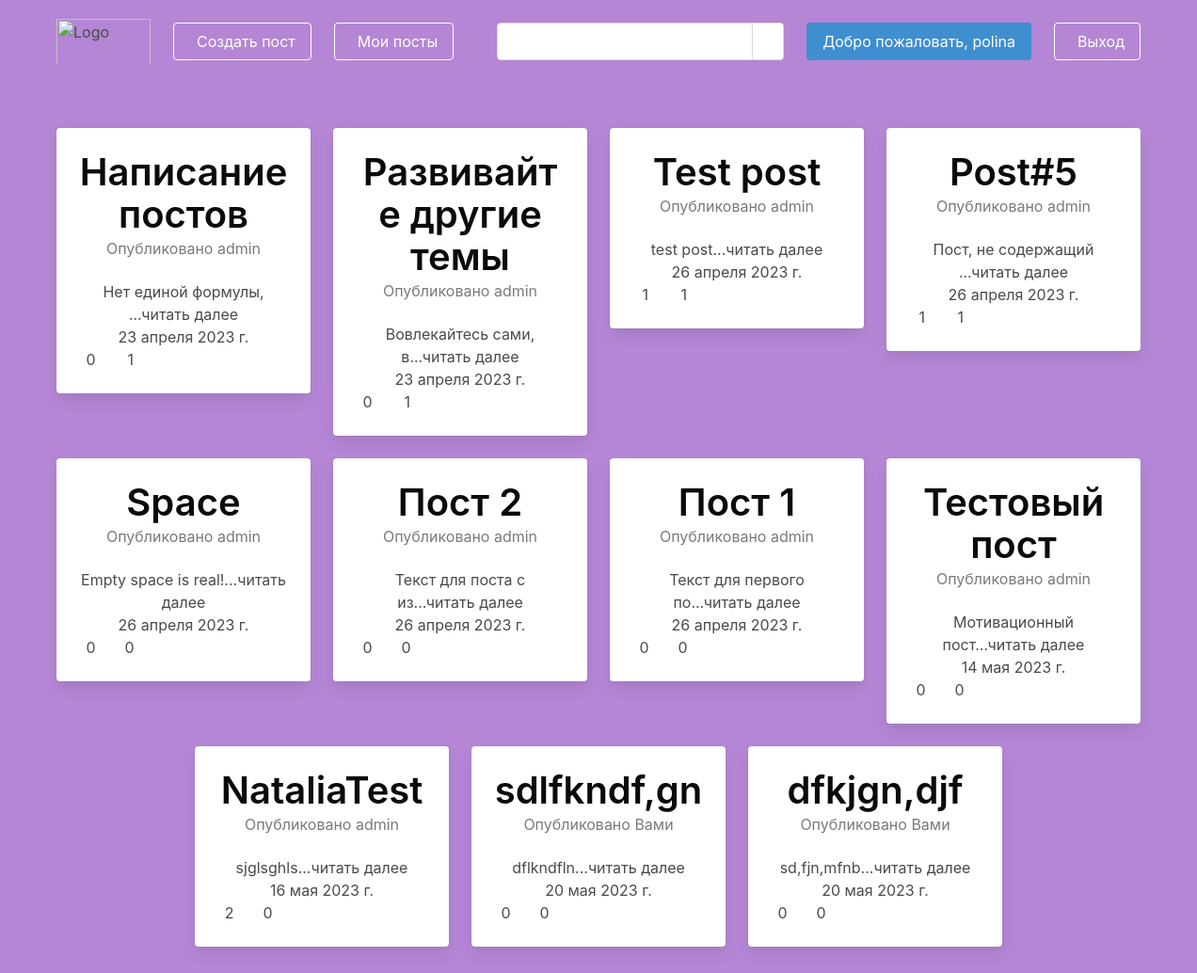
The app's page /blog/home/ (signed in) with its own data.
### blog/models.py (models this page shows)
class Post(models.Model):
    title = models.CharField(max_length=255)
    text = models.TextField()
    slug = models.SlugField(unique=True)
    date = models.DateField(auto_now=True)
    author = models.ForeignKey(User, on_delete=models.CASCADE)
    image = models.ImageField(default='image.jpg', blank=True)
    likes = models.ManyToManyField(User, related_name='likes')
    dislikes = models.ManyToManyField(User, related_name='dislikes')
    def __str__(self):
        return self.title
    def snippet(self):
        return self.text[:20] + '...читать далее'
    def likes_counter(self):
        return self.likes.count()
    def dislikes_counter(self):
        return self.dislikes.count()

### blog/views.py (the view)
# urls.py: path('home/', views.home, name='home'),
@login_required(login_url='/users/log_in')
def home(request):
    search = request.GET.get('search')
    posts = Post.objects.all()  # запрос в базу данных
    if search:
        posts = Post.objects.filter(Q(title__icontains=search) | Q(text__icontains=search))
    return render(request, 'home.html', {'posts': posts})  # отправка в html

### blog/templates/home.html (shortened to what this page needs)
{% extends 'base_layout.html' %}
{% load static from static %}
{% block content %}
<div class="container">
    <div class="columns is-centered is-multiline">
        {% for post in posts %}
        <div class="column is-3">
            <a href="{% url 'blog:post' post.slug %}">
                <div class="card has-text-centered">
                    <div class="card-content">
                        <div class="media">
                            <div class="media-content">
                                <div class="title has-text-black is-2">
                                    {{post}}
                                </div>
                                <div class="subtitle is-6 has-text-grey">
                                    {% if user == post.author %}
                                    Опубликовано Вами
                                    {% else %}
                                    Опубликовано {{ post.author }}
                                    {% endif %}
                                </div>
                            </div>
                        </div>
                        <div class="content">
                            {{post.snippet}}
                            <br>
                            <div>{{post.date}}</div>
                            <div class="columns">
                                <div class="column is-2">
                                    <div class="columns is-gapless is-flex is-justify-content-center is-align-items-center">
                                        <div class="column">
                                            <span class="ml-2">{{post.likes_counter}}</span>
                                        </div>
                                    </div>
                                </div>
                                <div class="column is-2">
                                    <div class="columns is-gapless is-flex is-justify-content-center is-align-items-center">
                                        <div class="column">
                                            <span class="ml-2">{{post.dislikes_counter}}</span>
                                        </div>
                                    </div>
                                </div>
                            </div>
                        </div>
                    </div>
                </div>
            </a>
        </div>
        {% endfor %}
    </div>
</div>
{% endblock %}

### blog/templates/base_layout.html (shortened to what this page needs)
{% load static from static %}
<html lang="en">
<head>
    <link rel="stylesheet" href="{% static 'bulma.css' %}">
    <link rel="stylesheet" href="{% static 'style.css' %}">
</head>
<body>
<section class="hero is-fullheight" style="background-color: #b486d5">
    {% if user.is_authenticated %}
    <div class="hero-head">
        <nav class="navbar">
            <div class="container">
                <div class="navbar-brand">
                    <a class="navbar-item" href="{% url 'blog:home' %}">
                        <img src="https://svgsilh.com/svg_v2/606684.svg" alt="Logo"
                             style="height: 50px; width: 100px; max-height: 3rem">
                    </a>
                </div>
                <div id="navbarMenuHeroA" class="navbar-menu">
                    <div class="navbar-start">
                        <span class="navbar-item">
                            <a href="{% url 'blog:create' %}" class="button is-info is-outlined is-inverted">
                                <span class="content">Создать пост</span>
                            </a>
                        </span>
                        <span class="navbar-item">
                            <a href="{% url 'blog:myposts' %}" class="button is-info is-outlined is-inverted">
                                <span class="content">Мои посты</span>
                            </a>
                        </span>
                    </div>
                    <div class="navbar-end">
                        <span class="navbar-item">
                            <form method="get" class="mt-4">
                                <div class="field has-addons">
                                    <div class="control">
                                        <input type="search" name="search" class="input">
                                    </div>
                                    <div class="control">
                                        <button type="submit" class="button">
                                        </button>
                                    </div>
                                </div>
                            </form>
                        </span>
                        <span class="navbar-item">
                            <a href="" class="button is-info">
                            Добро пожаловать, {{ request.user }}
                            </a>
                        </span>
                        <span class="navbar-item">
                              <a href="{% url 'users:log_out' %}" class="button is-info is-outlined is-inverted">
                                  <span class="content">Выход</span>
                              </a>
                        </span>
                    </div>
                </div>
            </div>
        </nav>
    </div>
    {% endif %}
    <div class="hero-body">
        {% block content %}
        {% endblock %}
    </div>
</section>
</body>
</html>

### records on screen
Post: title "Написание постов", author "admin", snippet "Нет единой формулы, ...читать далее", date "23 апреля 2023 г.", likes_counter "0", dislikes_counter "1"
Post: title "Развивайте другие темы", author "admin", snippet "Вовлекайтесь сами, в...читать далее", date "23 апреля 2023 г.", likes_counter "0", dislikes_counter "1"
Post: title "Test post", author "admin", snippet "test post...читать далее", date "26 апреля 2023 г.", likes_counter "1", dislikes_counter "1"
Post: title "Post#5", author "admin", snippet "Пост, не содержащий ...читать далее", date "26 апреля 2023 г.", likes_counter "1", dislikes_counter "1"
Post: title "Space", author "admin", snippet "Empty space is real!...читать далее", date "26 апреля 2023 г.", likes_counter "0", dislikes_counter "0"
Post: title "Пост 2", author "admin", snippet "Текст для поста с из...читать далее", date "26 апреля 2023 г.", likes_counter "0", dislikes_counter "0"
Post: title "Пост 1", author "admin", snippet "Текст для первого по...читать далее", date "26 апреля 2023 г.", likes_counter "0", dislikes_counter "0"
Post: title "Тестовый пост", author "admin", snippet "Мотивационный пост...читать далее", date "14 мая 2023 г.", likes_counter "0", dislikes_counter "0"
Post: title "NataliaTest", author "admin", snippet "sjglsghls...читать далее", date "16 мая 2023 г.", likes_counter "2", dislikes_counter "0"
Post: title "sdlfkndf,gn", shows "Опубликовано Вами", snippet "dflkndfln...читать далее", date "20 мая 2023 г.", likes_counter "0", dislikes_counter "0"
Post: title "dfkjgn,djf", shows "Опубликовано Вами", snippet "sd,fjn,mfnb...читать далее", date "20 мая 2023 г.", likes_counter "0", dislikes_counter "0"

### other values on screen
{{ request.user }} "polina"
